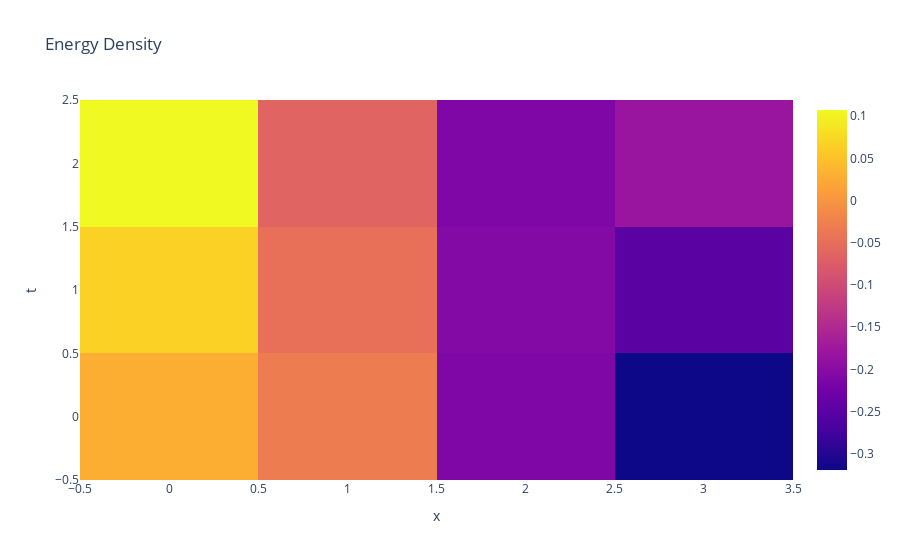

The notebook cell this image was saved under:
### Code cell
# Create coordinate grids for visualisation
x = np.arange(energy_density.shape[1])
t = np.arange(energy_density.shape[0])
X, T = np.meshgrid(x, t, indexing='ij')
Z = energy_density
fig = go.Figure(data=go.Heatmap(x=x, y=t, z=Z))
fig.update_layout(title='Energy Density', xaxis_title='x', yaxis_title='t')
fig.show()

### Figure 1 — Plotly figure (JSON) as saved in the notebook; plotly's stock layout.template omitted (floating-point values rounded to 4 significant figures)
{"data": [{"type": "heatmap", "x": [0, 1, 2, 3], "y": [0, 1, 2], "z": [[0.02884, -0.03089, -0.2111, -0.319], [0.06739, -0.04679, -0.205, -0.249], [0.1073, -0.0644, -0.2111, -0.1807]]}], "layout": {"title": {"text": "Energy Density"}, "xaxis": {"title": {"text": "x"}}, "yaxis": {"title": {"text": "t"}}}}
